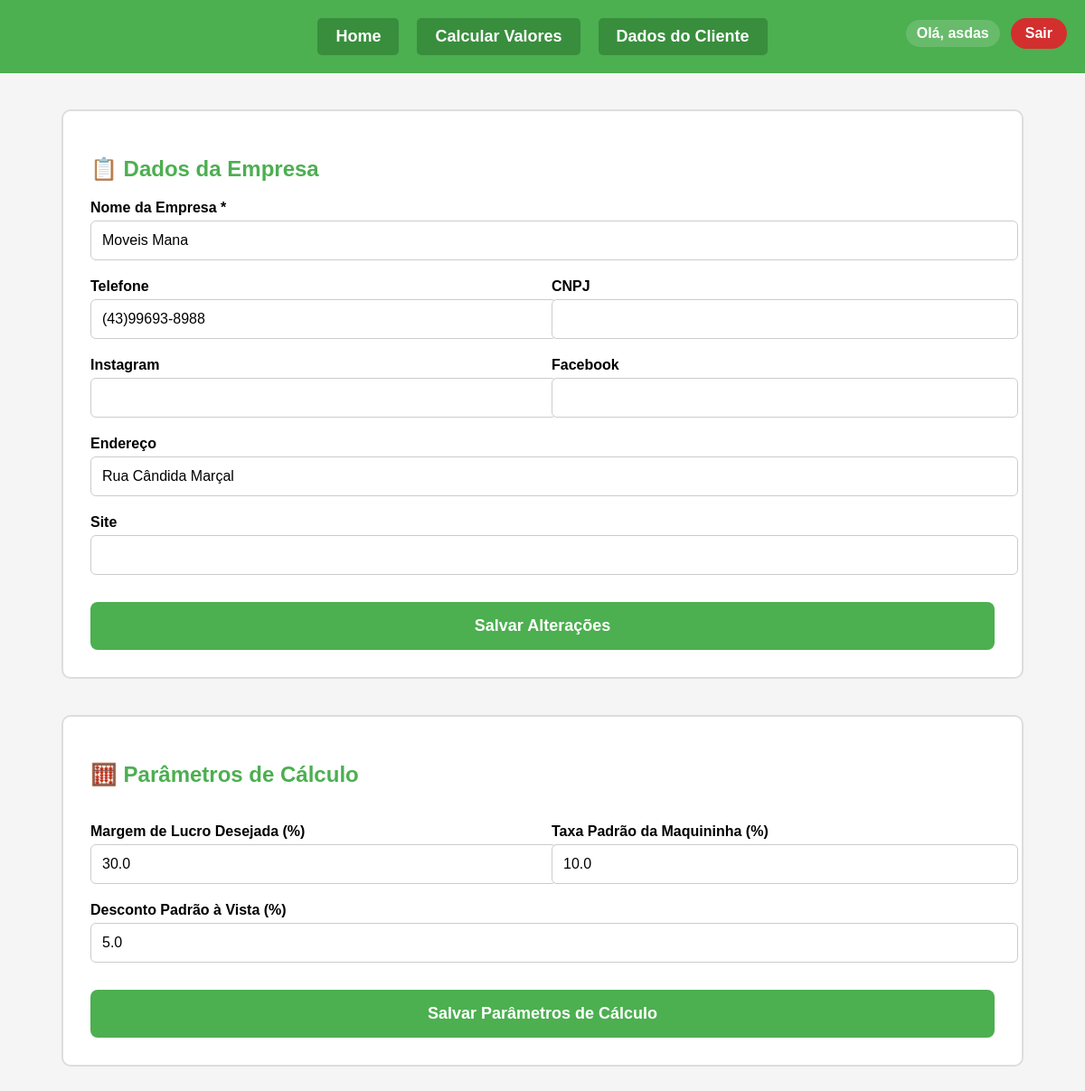
The app's page / (signed in) with its own data.
### app.py (models this page shows)
class Usuario(UserMixin, db.Model):
    id = db.Column(db.Integer, primary_key=True)
    email = db.Column(db.String(100), unique=True, nullable=False)
    senha = db.Column(db.String(200), nullable=False)

class Empresa(db.Model):
    id = db.Column(db.Integer, primary_key=True)
    usuario_id = db.Column(db.Integer, db.ForeignKey('usuario.id'), nullable=False)
    nome = db.Column(db.String(100))
    cnpj = db.Column(db.String(20))
    telefone = db.Column(db.String(20))
    endereco = db.Column(db.String(200))
    instagram = db.Column(db.String(100))
    facebook = db.Column(db.String(100))
    site = db.Column(db.String(100))
    usuario = db.relationship('Usuario', backref=db.backref('empresa', lazy=True))

class ParametrosCalculo(db.Model):
    id = db.Column(db.Integer, primary_key=True)
    usuario_id = db.Column(db.Integer, db.ForeignKey('usuario.id'), nullable=False)
    margem_lucro = db.Column(db.Float)
    custo_fixo_percentual = db.Column(db.Float)
    taxa_maquininha = db.Column(db.Float)
    desconto_avista = db.Column(db.Float)
    usuario = db.relationship('Usuario', backref=db.backref('parametros', lazy=True))

### app.py (the view, shortened to what this page needs)
@app.route('/', methods=['GET', 'POST'])
@login_required
def home():
    empresa = Empresa.query.filter_by(usuario_id=current_user.id).first()
    parametros = ParametrosCalculo.query.filter_by(usuario_id=current_user.id).first()
    def safe_float(value):
        try:
            return float(value)
        except (TypeError, ValueError):
            return 0.0
    return render_template('home.html', empresa=empresa, parametros=parametros)

### app.py (called while the page is built)
@login_manager.user_loader
def load_user(user_id):
    return Usuario.query.get(int(user_id))

### templates/home.html (shortened to what this page needs)
<!DOCTYPE html>
<html lang="pt-br">
<head>
</head>
<body>
    <header>
        <div class="nav-buttons">
            <a href="/">Home</a>
            <a href="/custos">Calcular Valores</a>
            <a href="/clientes">Dados do Cliente</a>
        </div>
        <div class="user-info">
            {% if current_user.is_authenticated %}
                <span class="user-nome">Olá, {{ current_user.email.split('@')[0] }}</span>
                <a class="btn-sair" href="{{ url_for('logout') }}">Sair</a>
            {% else %}
                <a class="btn-auth" href="{{ url_for('login') }}">Entrar</a>
                <a class="btn-auth" href="{{ url_for('register') }}">Registrar</a>
            {% endif %}
        </div>
    </header>
    <form method="POST">
        <div class="container">
            <h2>📋 Dados da Empresa</h2>
            <label>Nome da Empresa *</label>
            <input type="text" name="nome_empresa" value="{{ empresa.nome if empresa else '' }}" required>
            <div class="form-row">
                <div>
                    <label>Telefone</label>
                    <input type="text" name="telefone" value="{{ empresa.telefone if empresa else '' }}">
                </div>
                <div>
                    <label>CNPJ</label>
                    <input type="text" name="cnpj" value="{{ empresa.cnpj if empresa else '' }}">
                </div>
            </div>
            <div class="form-row">
                <div>
                    <label>Instagram</label>
                    <input type="text" name="instagram" value="{{ empresa.instagram if empresa else '' }}">
                </div>
                <div>
                    <label>Facebook</label>
                    <input type="text" name="facebook" value="{{ empresa.facebook if empresa else '' }}">
                </div>
            </div>
            <label>Endereço</label>
            <input type="text" name="endereco" value="{{ empresa.endereco if empresa else '' }}">
            <label>Site</label>
            <input type="text" name="site" value="{{ empresa.site if empresa else '' }}">
            <button type="submit">Salvar Alterações</button>
        </div>
        <div class="container">
            <h2>🧮 Parâmetros de Cálculo</h2>
            <div class="form-row">
                <div>
                    <label>Margem de Lucro Desejada (%)</label>
                    <input type="number" name="margem_lucro" value="{{ parametros.margem_lucro if parametros else '' }}">
                </div>
                <div>
                    <label>Taxa Padrão da Maquininha (%)</label>
                    <input type="number" name="taxa_maquininha" value="{{ parametros.taxa_maquininha if parametros else '' }}">
                </div>
            </div>
            <div class="form-row">
                <div>
                    <label>Desconto Padrão à Vista (%)</label>
                    <input type="number" name="desconto_avista" value="{{ parametros.desconto_avista if parametros else '' }}">
                </div>
            </div>
            <button type="submit">Salvar Parâmetros de Cálculo</button>
        </div>
    </form>
</body>
</html>

### templates/home.html (style rules this page uses)
body { font-family: Arial, sans-serif; margin: 0; padding: 0; background: #f5f5f5; }
header { background-color: #4CAF50; padding: 20px; text-align: center; position: relative; }
.nav-buttons { display: inline-flex; gap: 20px; }
.nav-buttons a { color: white; text-decoration: none; font-weight: bold; font-size: 18px; background-color: #388E3C; padding: 10px 20px; border-radius: 5px; transition: background-color 0.3s; }
.user-info { position: absolute; right: 20px; top: 20px; display: flex; align-items: center; gap: 12px; }
.user-nome { color: white; font-weight: bold; font-size: 16px; background-color: rgba(255, 255, 255, 0.15); padding: 6px 12px; border-radius: 20px; }
.btn-sair { background-color: #d32f2f; color: white; font-weight: bold; padding: 8px 16px; text-decoration: none; border-radius: 20px; transition: background-color 0.3s; }
.container { max-width: 1000px; margin: 40px auto; background: white; padding: 30px; border-radius: 10px; border: 2px solid #ddd; }
h2 { color: #4CAF50; margin-bottom: 20px; }
label { font-weight: bold; display: block; margin-top: 20px; margin-bottom: 5px; }
input { width: 100%; padding: 12px; font-size: 16px; border: 1px solid #ccc; border-radius: 6px; }
.form-row { display: flex; gap: 20px; }
.form-row > div { flex: 1; }
button { margin-top: 30px; background-color: #4CAF50; color: white; font-weight: bold; border: none; padding: 16px; font-size: 18px; width: 100%; border-radius: 8px; cursor: pointer; }

### records on screen
Usuario: email "asdas"
Empresa: nome_empresa "Moveis Mana", telefone "(43)99693-8988", endereco "Rua Cândida Marçal"
ParametrosCalculo: margem_lucro "30.0", taxa_maquininha "10.0", desconto_avista "5.0"
